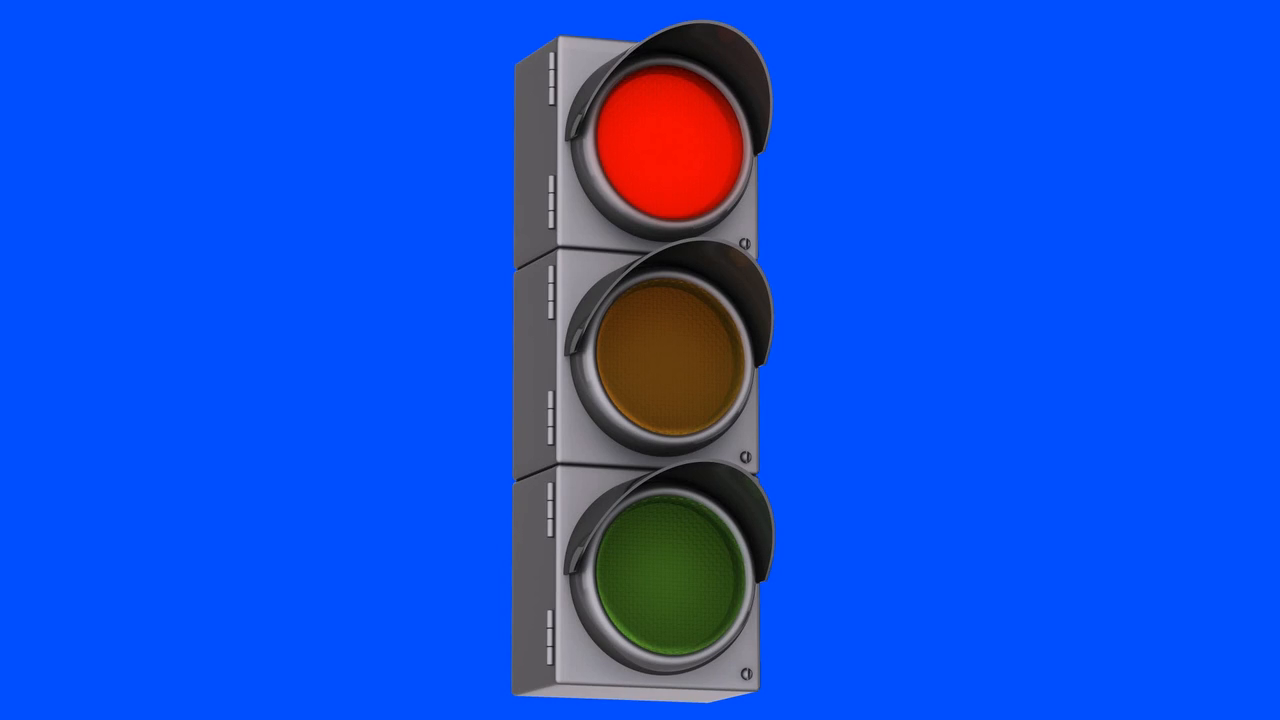
#> input picture frame 26 of video/Traffic_Light.mp4, 1280 x 720 px
$ python project_test_video.py
#> lines starting #> are read from the running program, lines starting #| are printed output that depends on the picture; after the words box and inside, x2 and y2 are one past the last pixel; in counts of white or black regions, pixels touching at a corner belong together; long printed decimals are rounded
import sys, cv2, numpy as np

cap = cv2.VideoCapture('./project/Traffic_Light.mp4')
if not cap.isOpened():
    print('Video open failed')
    sys.exit()

fps = cap.get(cv2.CAP_PROP_FPS)

# 비디오 각 프레임 처리
while True:
    ret, frame = cap.read()
#> frame is the input picture: shape (720, 1280, 3); mean B, G, R 221.1, 78.7, 18.4
    if not ret:
        break

    cv2.imshow('frame', frame)

    gray = cv2.cvtColor(frame, cv2.COLOR_BGR2GRAY)
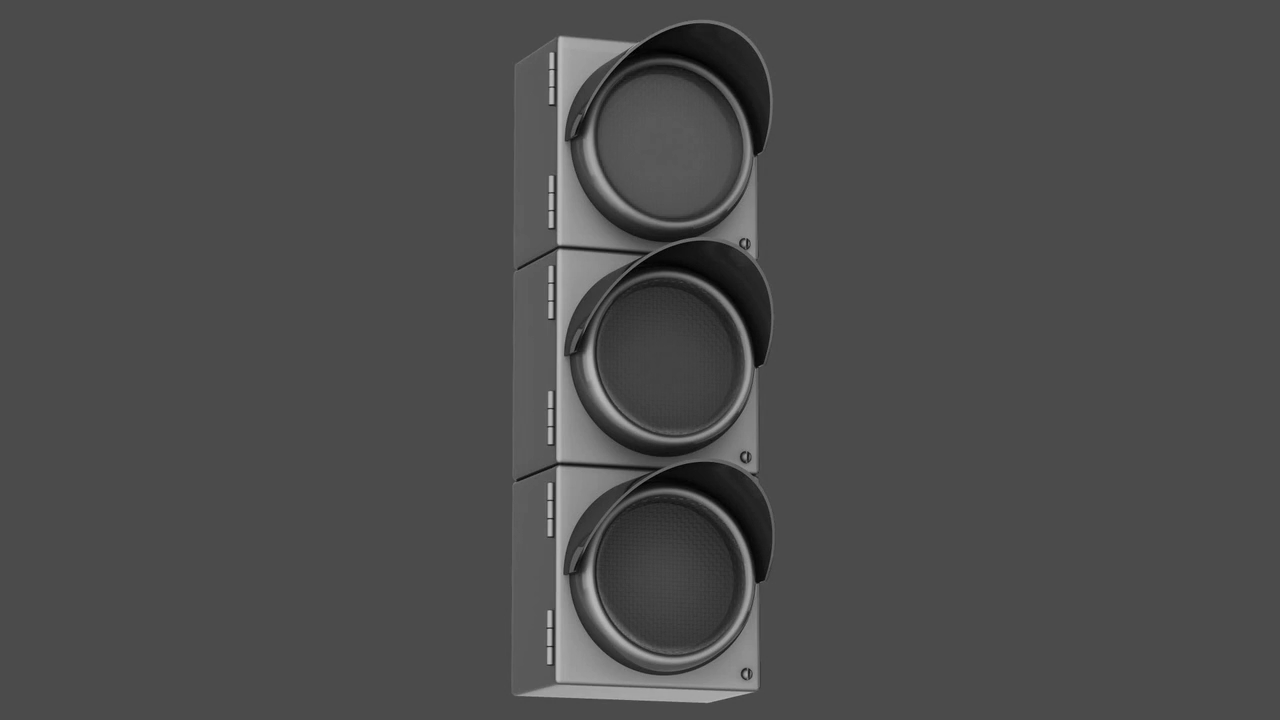
#> gray: shape (720, 1280); min 1, max 193, mean 76.5
    blur = cv2.GaussianBlur(gray,(0,0), 1.0)

    # 원 검출
    circles = cv2.HoughCircles(blur, cv2.HOUGH_GRADIENT, 1, 50, param1 = 120, param2 = 50, minRadius = 50, maxRadius = 90)
#> circles = [[668.5, 357.5, 81.6], [665.5, 573.5, 85], [665.5, 152.5, 88.3]]

    if circles is not None:
    #     print(circles.shape)
    #     print(circles)
        for i in range(circles.shape[1]):
            cx, cy, radius = circles[0][i]
            cv2.circle(frame, (cx,cy), radius, (0,0,255), 2, cv2.LINE_AA)

            x1 = int(cx-radius)
            y1 = int(cy-radius)
            x2 = int(cx+radius)
            y2 = int(cy+radius)
            radius = int(radius)

            crop = frame[y1:y2, x1:x2, :]
            ch, cw = crop.shape[:2]

            # 신호등 영역 ROI mask 영상
            mask = np.zeros((ch,cw), np.uint8)
            cv2.circle(mask, (cw//2, ch//2), radius, 255, -1)

            # 색 인식
            hsv = cv2.cvtColor(crop, cv2.COLOR_BGR2HSV)
            hue, _, _ = cv2.split(hsv)
            hist_shift = (hue + 30) % 180

            mean_hue = cv2.mean(hist_shift, mask)[0]
            print(mean_hue)

            color = 'none'
            if 0 < mean_hue < 60:
                color = 'red'
            elif 70 < mean_hue < 150:
                color = 'green'
            cv2.putText(crop, color, (20,50), cv2.FONT_HERSHEY_SIMPLEX, 0.75, (255,255,255), 2, cv2.LINE_AA)

            # cv2.imshow('crop', crop)
            # cv2.imshow('mask', mask)
            cv2.imshow('frame', frame)
#> this loop made 3 passes
#> (cx, cy, radius, x1, y1, x2, y2, mean_hue) on passes 1 to 3: (668.5, 357.5, 81, 586, 275, 750, 439, 47.71), (665.5, 573.5, 85, 580, 488, 750, 658, 80.61), (665.5, 152.5, 88, 577, 64, 753, 240, 37.18)
#| 47.711
#| 80.614
#| 37.177
#> pass 1, `crop = frame[y1:y2, x1:x2, :]`:
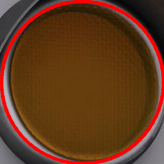
#> crop: shape (164, 164, 3); mean B, G, R 29.1, 57, 98.8
#> pass 1, `hist_shift = (hue + 30) % 180`:
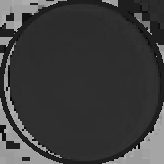
#> hist_shift: shape (164, 164); min 0, max 178, mean 60.6
#> after the loop:
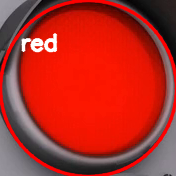
#> crop: shape (176, 176, 3); mean B, G, R 36.4, 45.5, 177.2
#> after the loop:
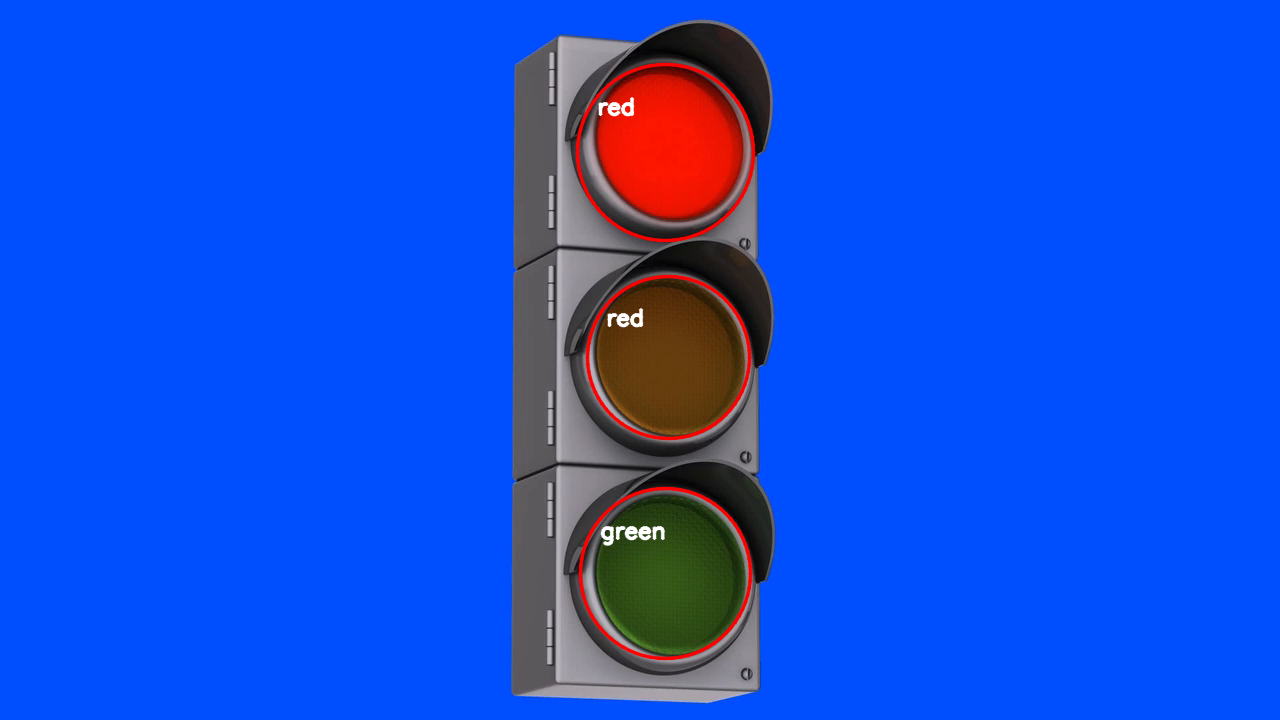
#> frame: shape (720, 1280, 3); 1.04% of pixels changed, all inside (x1, y1, x2, y2) = (575, 62, 756, 661)
#> after the loop:
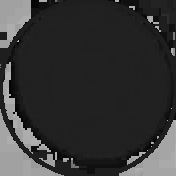
#> hist_shift: shape (176, 176); min 0, max 177, mean 52.1
#> after the loop: hsv: shape (176, 176, 3); mean H, S, V 44.7, 171.5, 177.2
#> after the loop:
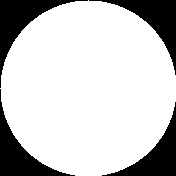
#> mask: shape (176, 176); 78.5% white; 4 black regions, box (x1, y1, x2, y2) and area: (0, 0, 88, 88) 1754, (89, 0, 176, 75) 1666, (0, 89, 75, 176) 1666, (102, 102, 176, 176) 1579
    #         if cv2.waitKey(20) == 27:  # ESC키 누르면
    #             break
    #         cv2.destroyWindow('crop')
    #         cv2.destroyWindow('mask')
    if cv2.waitKey(20) == 27:
#> (key Esc is pressed here)
        break
    # cv2.waitKey()


cap.release()
cv2.destroyAllWindows()

$ run again, starting later in the video
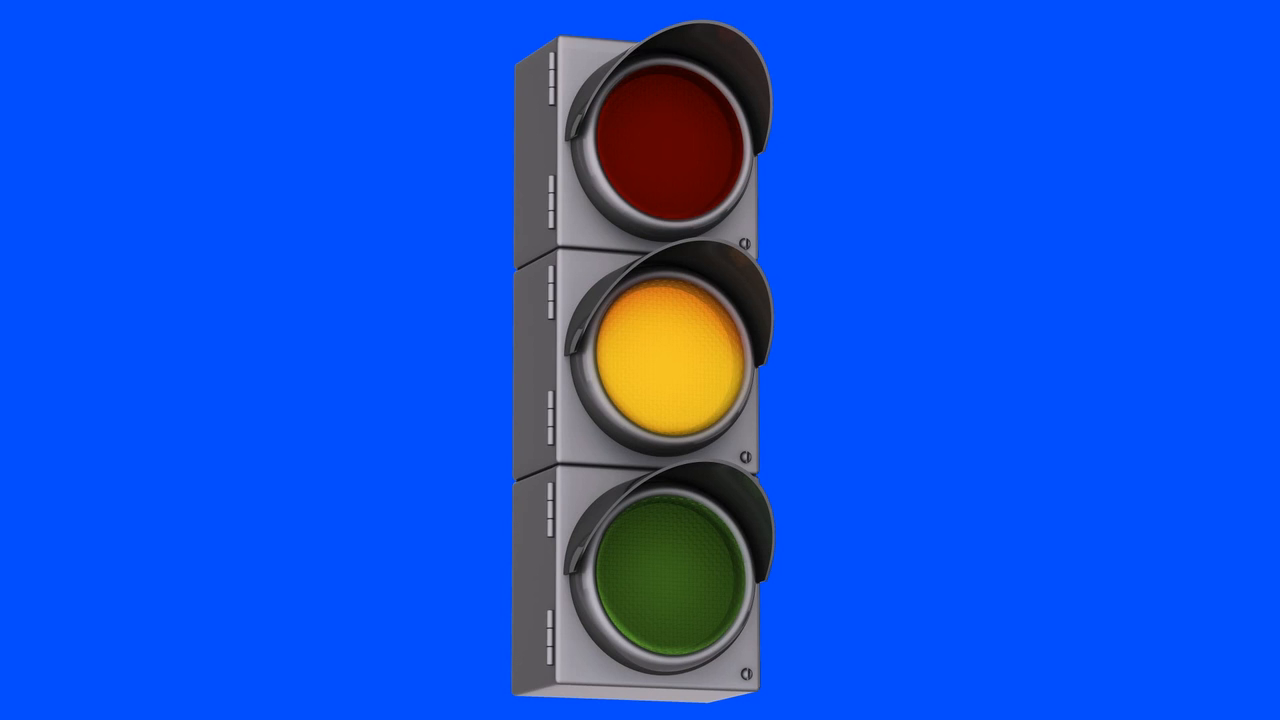
#> input picture frame 117 of video/Traffic_Light.mp4, 1280 x 720 px
#> frame is the input picture: shape (720, 1280, 3); mean B, G, R 221.4, 80.6, 18.4
#> `gray = cv2.cvtColor(frame, cv2.COLOR_BGR2GRAY)`:
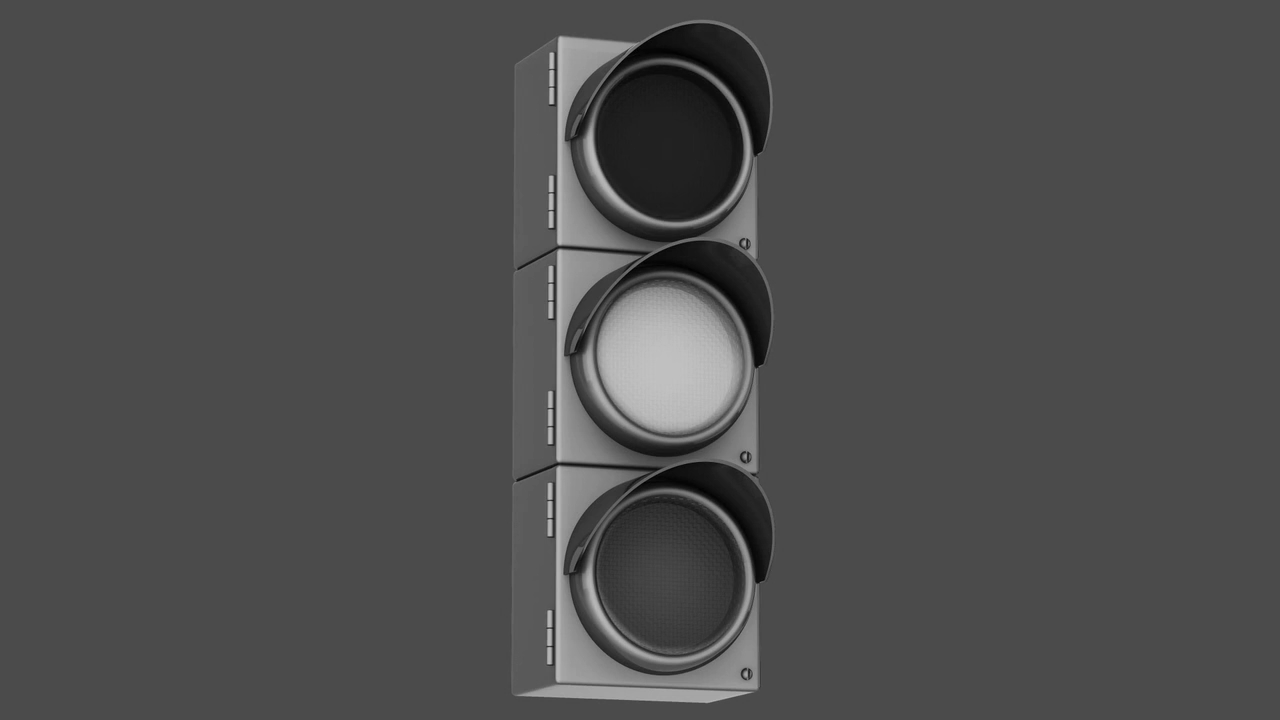
#> gray: shape (720, 1280); min 0, max 194, mean 77.7
#> circles = [[664.5, 366.5, 89.4], [660.5, 147.5, 89.4], [663.5, 585.5, 89.4], [697.5, 90.5, 72.7]]
#> the loop `for i in range(circles.shape[1]):` made 4 passes
#> (cx, cy, radius, x1, y1, x2, y2, mean_hue) on passes 1 to 4: (664.5, 366.5, 89, 575, 277, 753, 455, 52.9), (660.5, 147.5, 89, 571, 58, 749, 236, 49.91), (663.5, 585.5, 89, 574, 496, 752, 674, 86.99), (697.5, 90.5, 72, 624, 17, 770, 163, 40.53)
#> (printed output is left out)
#> after the loop `for i in range(circles.shape[1]):`:
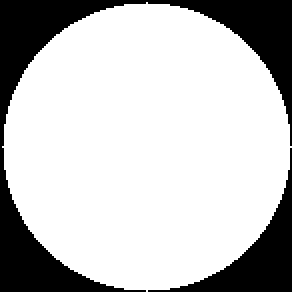
#> mask: shape (146, 146) (shown 2 times larger); 76.2% white; 2 black regions, box (x1, y1, x2, y2) and area: (0, 0, 146, 146) 3879, (74, 74, 146, 146) 1196

$ run again, starting later in the video
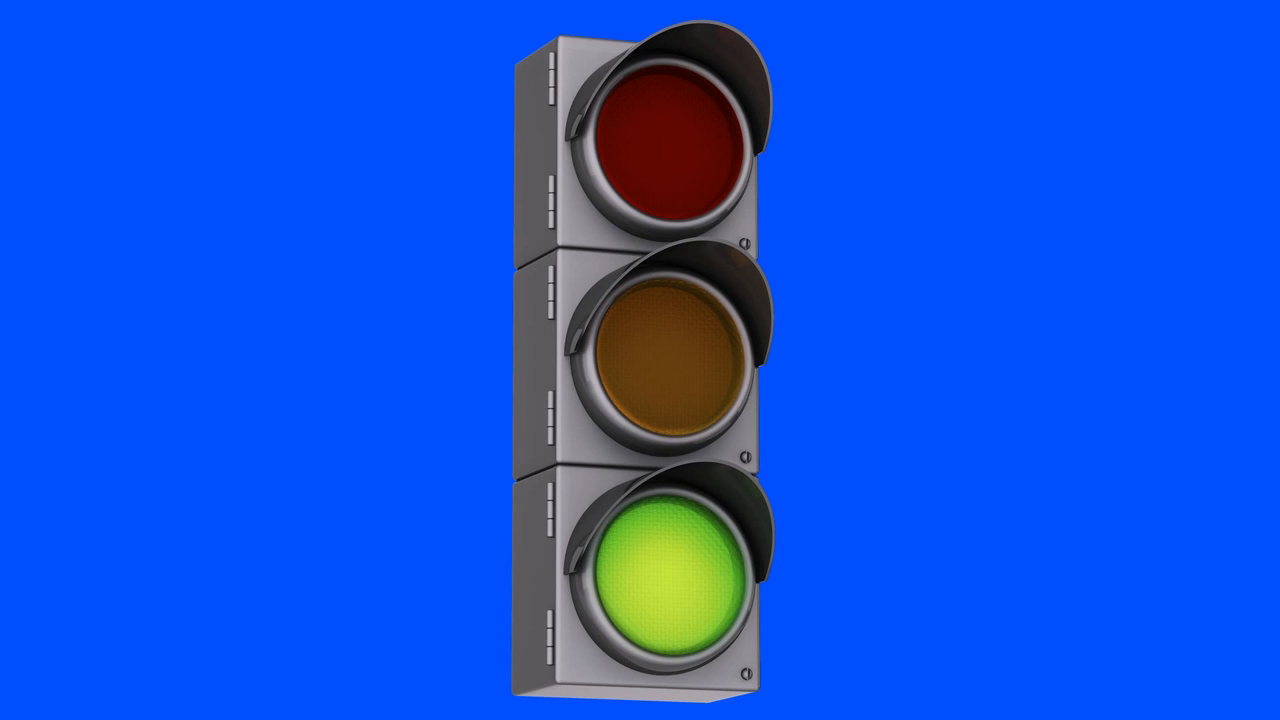
#> input picture frame 208 of video/Traffic_Light.mp4, 1280 x 720 px
#> frame is the input picture: shape (720, 1280, 3); mean B, G, R 221.6, 80.8, 17.6
#> `gray = cv2.cvtColor(frame, cv2.COLOR_BGR2GRAY)`:
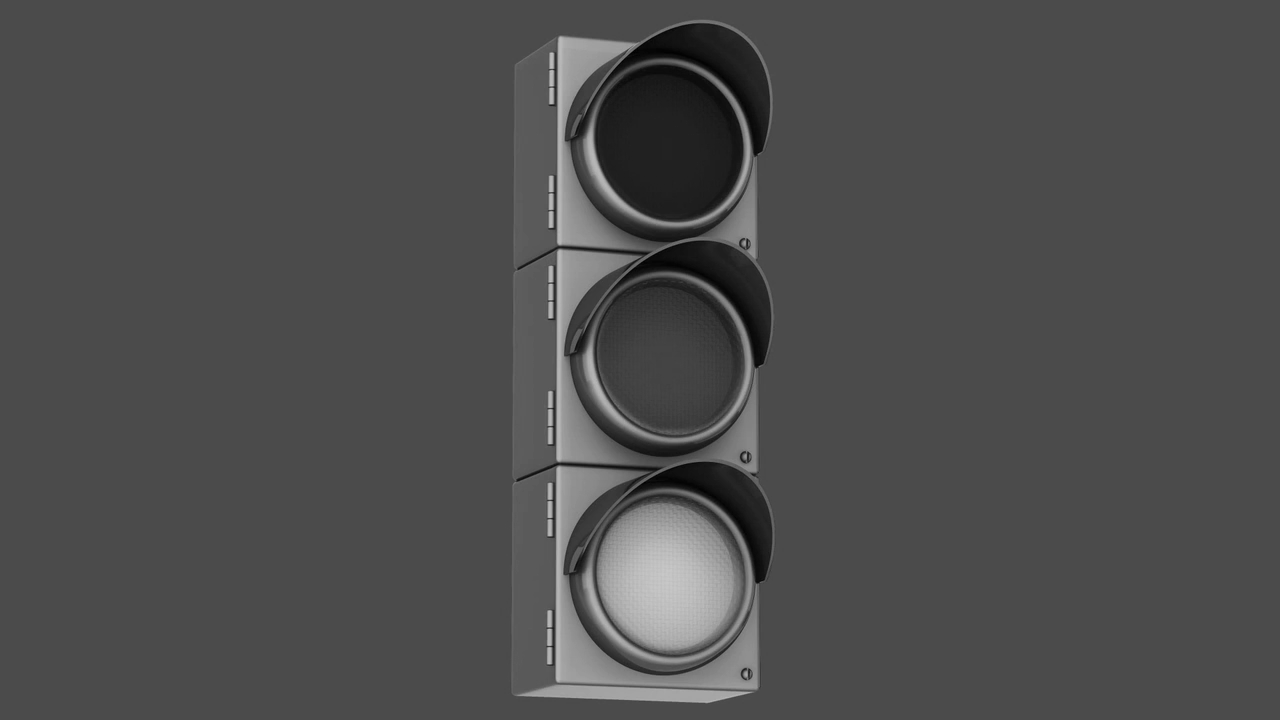
#> gray: shape (720, 1280); min 0, max 200, mean 77.6
#> circles = [[660.5, 147.5, 89.4], [663.5, 585.5, 89.4], [665.5, 355.5, 83.9], [702.5, 87.5, 68.1]]
#> the loop `for i in range(circles.shape[1]):` made 4 passes
#> (cx, cy, radius, x1, y1, x2, y2, mean_hue) on passes 1 to 4: (660.5, 147.5, 89, 571, 58, 749, 236, 50.03), (663.5, 585.5, 89, 574, 496, 752, 674, 79.37), (665.5, 355.5, 83, 581, 271, 749, 439, 49.94), (702.5, 87.5, 68, 634, 19, 770, 155, 37.63)
#> (printed output is left out)
#> after the loop `for i in range(circles.shape[1]):`:
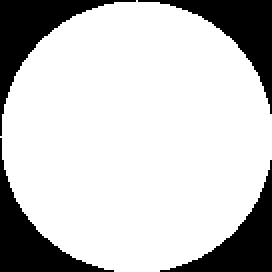
#> mask: shape (136, 136) (shown 2 times larger); 78.4% white; 4 black regions, box (x1, y1, x2, y2) and area: (0, 0, 68, 68) 1066, (69, 0, 136, 57) 998, (0, 69, 57, 136) 998, (80, 80, 136, 136) 931
